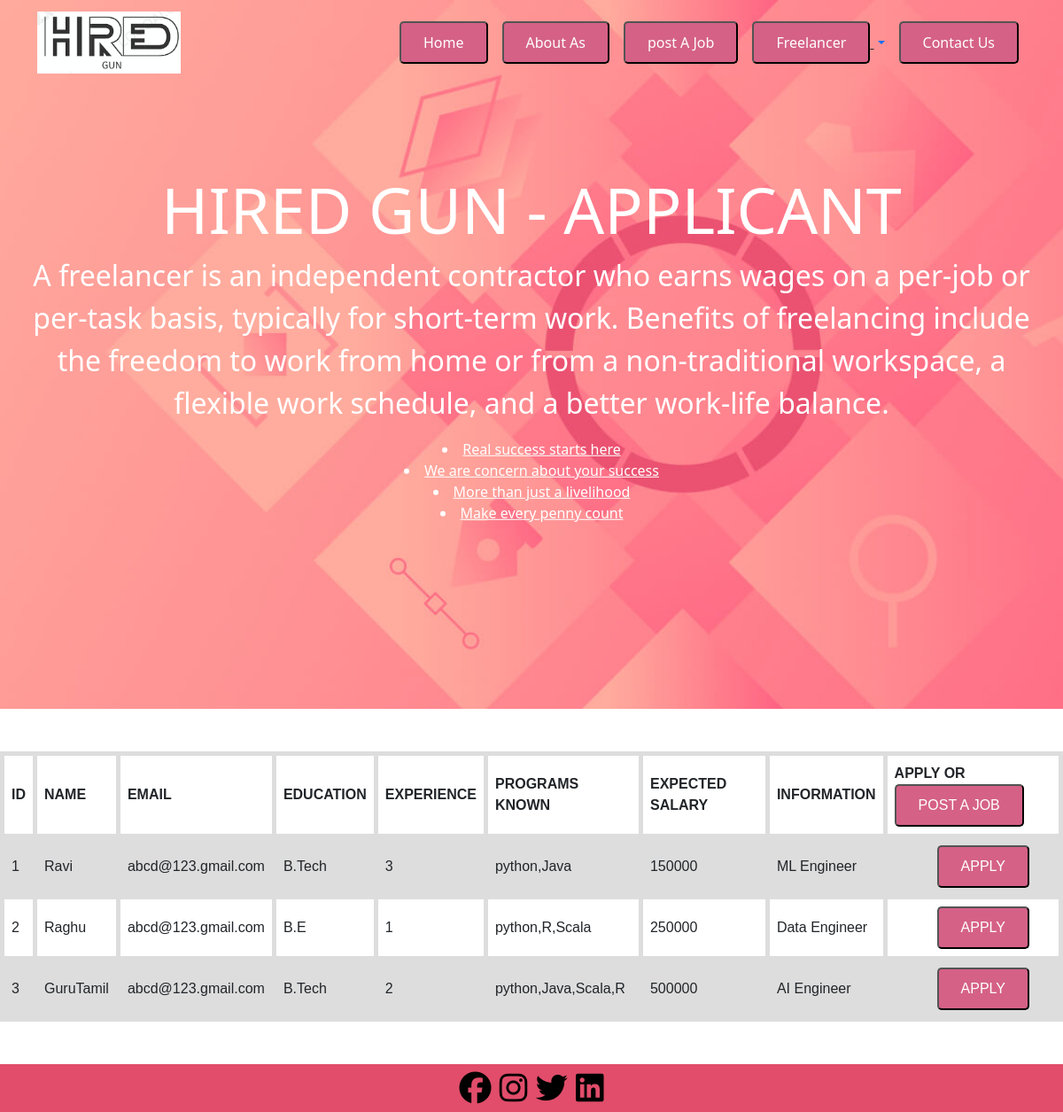
The page /applicanttable/ on the database its author committed.
### freelancerapp/models.py (models this page shows)
class Applicant(models.Model):
    name=models.CharField(max_length=100)
    email=models.CharField(max_length=100)
    education=models.CharField(max_length=100)
    Experience=models.IntegerField()
    programs=models.CharField(max_length=1000)
    Salary_expected=models.IntegerField()
    info=models.CharField(max_length=100)

### freelancerapp/views.py (the view)
# urls.py: path('applicanttable/',views.applicant),
def applicant(request):
    applicant=Applicant.objects.all().values()
    template=loader.get_template('applicant.html')
    context={
        'applicant': applicant,
    }
    return HttpResponse(template.render(context,request))

### freelancerapp/templates/applicant.html (shortened to what this page needs)
{% load static %}
<!DOCTYPE html>
<html>
<head>
        <link rel="stylesheet" href="{% static 'home.css'%}">
        <link href="https://cdn.jsdelivr.net/npm/bootstrap@5.1.3/dist/css/bootstrap.min.css" rel="stylesheet">
</head>
<body>
    <nav class="navbar navbar-expand-lg fixed-top navbar-Dark navbarScroll">
        <div class="container">
            <a class="navbar-brand" href="{% url 'home' %}"><img src="{% static 'logoorg.png'%}" background-type="none" height="70px"></a>
            <div class="collapse navbar-collapse" id="navbarSupportedContent">
                <ul class="navbar-nav ms-auto">
                    <li class="nav-item active">
                        <a class="nav-link" href="{% url 'home' %}"><button class="nav-button" type="menu">Home</button></a>
                    </li>
                    <li class="nav-item">
                        <a class="nav-link" href="{% url 'home' %}"><button class="nav-button" type="menu">About As</button></a>
                    </li>
                    <li class="nav-item">
                        <a class="nav-link" href="{% url 'postjob'%}"><button class="nav-button" type="menu">post A Job</button></a>
                    </li>
                    <li class="nav-item dropdown">
                        <a class="nav-link dropdown-toggle" href="{% url 'home' %}" role="button" data-bs-toggle="dropdown" aria-expanded="false">
                            <button class="nav-button" type="menu">Freelancer</button>
                        </a>
                    </li>
                    <li class="nav-item">
                        <a class="nav-link" href="{% url 'home' %}"><button class="nav-button" type="menu">Contact Us</button></a>
                    </li>
                </ul>
            </div>
        </div>
    </nav>
<section class="bgimage" id="home" style="background-image:url('{% static 'freelancehome.jpeg' %}');">
        <div class="container-fluid">
            <div class="row">
            <div class="col-lg-12 col-md-12 col-sm-12 col-xs-12 hero-text">
                <h2 class="hero_title">HIRED GUN - APPLICANT</h2>
                <p class="hero_desc" id="cl">A freelancer is an independent contractor who earns wages on a per-job or per-task basis, typically for short-term work. Benefits of freelancing include the freedom to work from home or from a non-traditional workspace, a flexible work schedule, and a better work-life balance.</p>
                <p class="hero-text" id="cl">
                    <li>Real success starts here</li>
                    <li>We are concern about your success</li>
                    <li>More than just a livelihood</li>
                    <li>Make every penny count</li>
                </p>
              </div>
            </div>
        </div>
    </section>
<br><br>
<table>
    <tr>
        <th>ID</th>
        <th>NAME</th>
        <th>EMAIL</th>
        <th>EDUCATION</th>
        <th>EXPERIENCE</th>
        <th>PROGRAMS KNOWN</th>
        <th>EXPECTED SALARY</th>
        <th>INFORMATION</th>
        <th>APPLY OR &emsp;<a href="{% url 'postjob' %}"><button class="nav-button" type="submit">POST A JOB</button></a></</th>
    </tr>
    {% for x in applicant %}
    <tr>
        <td>{{x.id}}</td>
        <td>{{x.name}}</td>
        <td>{{x.email}}</td>
        <td>{{x.education}}</td>
        <td>{{x.Experience}}</td>
        <td>{{x.programs}}</td>
        <td>{{x.Salary_expected}}</td>
        <td>{{x.info}}</td>
        <td>&emsp;&emsp;&emsp;<a href="{% url 'apply' %}"><button class="nav-button" type="submit">APPLY</button></a></td>
    </tr>
    {% endfor %}
</table>
<br>
<footer id="footer">
    <div class="social-icons mt-4">
        <a href="https://www.facebook.com/sarguru.sarguru.526" target="_blank"><i class="fab fa-facebook"></i></a>
        <a href="https://www.instagram.com/_.gurutamil03._/" target="_blank"><i class="fab fa-instagram"></i></a>
        <a href="https://twitter.com/Gurutamil03" target="_blank"><i class="fab fa-twitter"></i></a>
        <a href="https://www.linkedin.com/in/sarguru-r-0a3a61216/" target="_blank"><i class="fab fa-linkedin"></i></a>
    </div>
</footer>
</body>
</html>

### freelancerapp/static/home.css (style rules this page uses)
.bgimage { height:100vh; background-size:cover; position:relative; }
.hero_title { font-size: 4.5rem; }
.hero_desc { font-size: 2rem; }
.hero-text { text-align: center; position: absolute; top: 50%; left: 50%; transform: translate(-50%, -50%); color: white; }
.nav-button { background-color:#d56187; color: #fff; padding: 10px 25px; border-radius: 5px; cursor: pointer; }
li { content: normal; text-align: center; text-decoration: underline; }
.social-icons { font-size: 36px; cursor: pointer; }
.fab { color: #000000; }
#footer { background-color:rgb(225, 77, 106); text-align: center; }

### freelancerapp/templates/applicant.html (style rules this page uses)
table { font-family: arial, sans-serif; border-collapse: collapse; width: 100%; }
td, th { border: 5px solid #dddddd; text-align: left; padding: 8px; }
tr:nth-child(even) { background-color: #dddddd; }

### rows shown on the page
Applicant: id "1", name "Ravi", email "abcd@123.gmail.com", education "B.Tech", Experience "3", programs "python,Java", Salary_expected "150000", info "ML Engineer"
Applicant: id "2", name "Raghu", email "abcd@123.gmail.com", education "B.E", Experience "1", programs "python,R,Scala", Salary_expected "250000", info "Data Engineer"
Applicant: id "3", name "GuruTamil", email "abcd@123.gmail.com", education "B.Tech", Experience "2", programs "python,Java,Scala,R", Salary_expected "500000", info "AI Engineer"
